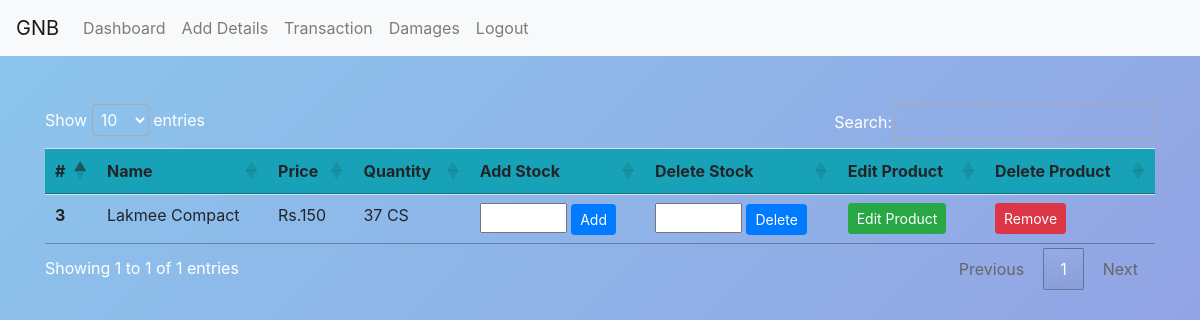
The app's page /dashboard/ (signed in), older data.
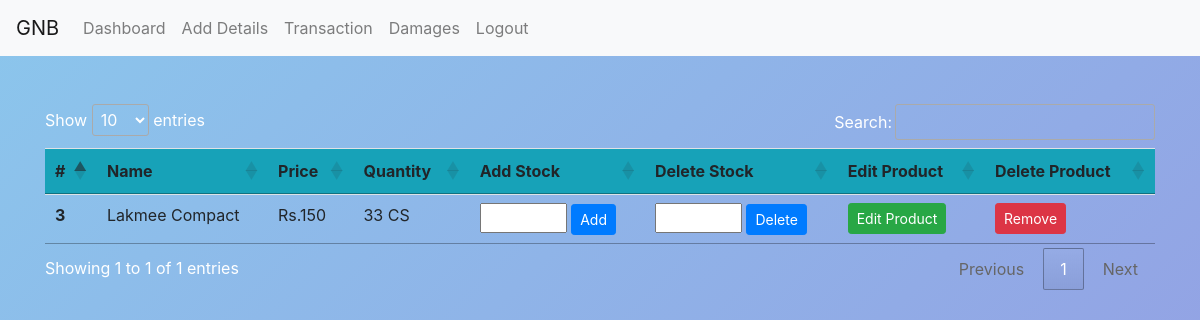
The same page, newer data.
### warehouseapp/models.py (models this page shows, shortened)
class Product(models.Model):
	user = models.ForeignKey(User, on_delete= models.CASCADE)
	company = models.ForeignKey(Company, on_delete=models.CASCADE, blank=True, null=True)
	name = models.CharField(max_length=250)
	price = models.IntegerField()
	quantity = models.IntegerField(blank=True, null=True, default=0)

### warehouseapp/views.py (the view)
# urls.py: path('dashboard/', views.Dashboard, name = 'dashboard'),
def Dashboard(request):
	products = Product.objects.filter(user=request.user)
	return render(request, 'dashboard.html', {'products':products})

### templates/dashboard.html (shortened to what this page needs)
	{% extends "base.html" %}
	{% load static %}
	{% block extra_style %}
	<link rel="stylesheet" type="text/css" href="https://cdn.datatables.net/1.10.20/css/jquery.dataTables.css">
	{% endblock extra_style %}
	{% block content %}
	<div class="container mt-5 mb-3">
		<table class="table table-hover love ">
			<thead>
				<tr class="bg-info">
					<th scope="col">#</th>
					<th scope="col">Name</th>
					<th scope="col">Price</th>
					<th scope="col">Quantity</th>
					<th scope="col">Add Stock</th>
					<th scope="col">Delete Stock</th>
					<th scope="col">Edit Product</th>
					<th scope="col">Delete Product</th>
				</tr>
			</thead>
			<tbody>
				{% for product in products  %}
				<tr>
					<th scope="row">{{product.id}}</th>
					<td>{{product.name}}</td>
					<td>Rs.{{product.price}}</td>
					<td> {% if product.quantity == None %}
						No Stock
						{% else%}
						{{product.quantity}} CS
						{%endif%}
					</td>
					<td>
						<form method="POST" action="{% url 'warehouse:add_quantity' product.id %}">
							<input type="number" min="1" max="50" name="quantity">
							<button class="btn btn-sm btn-primary">Add</button>
						</form>
					</td>
					<td>
						<form method="POST" action="{% url 'warehouse:delete_quantity' product.id %}">
							<input type="number" min="1" max="50" name="quantity">
							<button type="submit" class="btn btn-sm btn-primary">Delete</button>
						</form>
					</td>
					<td><a href="{% url 'warehouse:update_product' product.id %}"><button class="btn btn-sm btn-success">Edit Product</button></a>
					</td>
					<td>
						<a href="{% url 'warehouse:delete_product' product.id %}"><button class="btn btn-sm btn-danger">Remove</button></a>
					</td>
				</tr>
				{% endfor %}
			</tbody>
		</table>
	</div>
	{% endblock content %}

Row changes from the older to the newer data that the page shows:
changed Product "Lakmee Compact": quantity "37" → "33"
